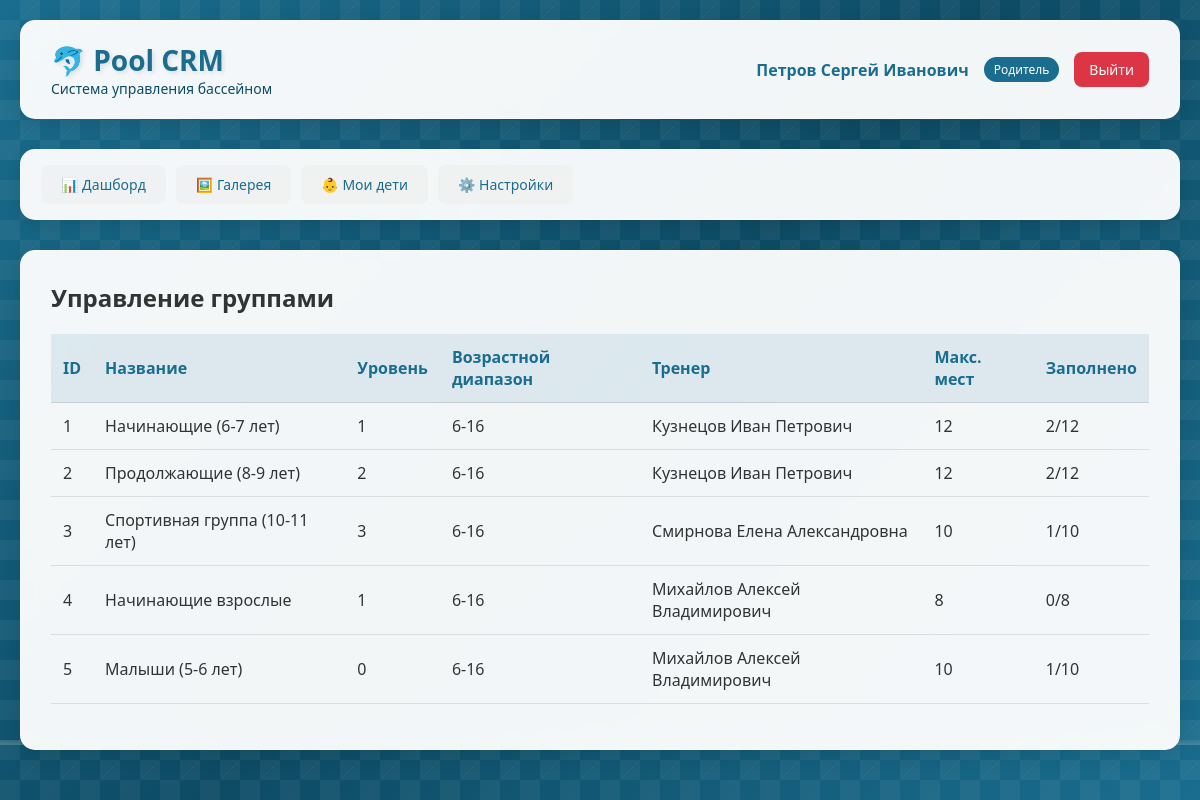
The page /groups (signed in) on the database its author committed.
### database.py (models this page shows)
class ParentDB(Base):
    __tablename__ = "parents"
    id = Column(Integer, primary_key=True, index=True)
    role = Column(SQLEnum(UserRole), default=UserRole.PARENT)
    name = Column(String, nullable=False)
    email = Column(String, unique=True, nullable=False, index=True)
    phone = Column(String)
    password = Column(String, nullable=False)
    is_vk_linked = Column(Boolean, default=False)
    vk_id = Column(Integer, unique=True, nullable=True)
    vk_link_code = Column(String(6), nullable=True)
    vk_code_expires_at = Column(DateTime, nullable=True)
    notify_absences = Column(Boolean, default=True)
    notify_reminders = Column(Boolean, default=True)
    is_active = Column(Boolean, default=True)
    created_at = Column(String, default=lambda: datetime.now().strftime("%d.%m.%Y %H:%M"))
    children = relationship("ChildDB", back_populates="parent", cascade="all, delete-orphan")
    applications = relationship("ApplicationDB", back_populates="parent")
    notifications = relationship("NotificationDB", back_populates="parent")

class GroupDB(Base):
    __tablename__ = "groups"
    id = Column(Integer, primary_key=True, index=True)
    name = Column(String, nullable=False)
    level = Column(Integer, nullable=False)
    coach_id = Column(Integer, ForeignKey("coaches.id"))
    max_capacity = Column(Integer, default=12)
    age_tolerance = Column(Float, default=1.0)
    is_active = Column(Boolean, default=True)
    created_at = Column(String, default=lambda: datetime.now().strftime("%d.%m.%Y %H:%M"))
    coach = relationship("CoachDB", back_populates="groups")
    time_slots = relationship("TimeSlotDB", back_populates="group", cascade="all, delete-orphan")
    enrollments = relationship("EnrollmentDB", back_populates="group")
    trainings = relationship("TrainingDB", back_populates="group")
    applications = relationship("ApplicationDB", back_populates="group")
    transfer_history_from = relationship("TransferHistoryDB", foreign_keys="TransferHistoryDB.from_group_id", back_populates="from_group")
    transfer_history_to = relationship("TransferHistoryDB", foreign_keys="TransferHistoryDB.to_group_id", back_populates="to_group")
    transfer_requests_from = relationship("TransferRequestDB", foreign_keys="TransferRequestDB.from_group_id", back_populates="from_group")
    transfer_requests_to = relationship("TransferRequestDB", foreign_keys="TransferRequestDB.suggested_group_id", back_populates="suggested_group")

class CoachDB(Base):
    __tablename__ = "coaches"
    id = Column(Integer, primary_key=True, index=True)
    name = Column(String, nullable=False)
    email = Column(String, unique=True, nullable=False)
    phone = Column(String)
    password = Column(String, nullable=False)
    is_active = Column(Boolean, default=True)
    created_at = Column(String, default=lambda: datetime.now().strftime("%d.%m.%Y %H:%M"))
    groups = relationship("GroupDB", back_populates="coach")
    transfer_requests = relationship("TransferRequestDB", back_populates="coach")
    gallery_images = relationship("GalleryImageDB", back_populates="coach")

### main.py (the view)
@app.get("/groups", response_class=HTMLResponse)
async def groups_list(request: Request, db: Session = Depends(get_db)):
    user = get_current_user(request, db)
    if not user:
        return RedirectResponse(url="/login")
    query = db.query(GroupDB).filter(GroupDB.is_active == True)
    if user["role"] == "coach":
        query = query.filter(GroupDB.coach_id == user["id"])
    groups = query.all()
    groups_data = []
    for group in groups:
        current_count = db.query(EnrollmentDB).filter(
            EnrollmentDB.group_id == group.id,
            EnrollmentDB.status == EnrollmentStatus.ACTIVE
        ).count()
        groups_data.append({
            "id": group.id,
            "name": group.name,
            "level": group.level,
            "coach_name": group.coach.name if group.coach else None,
            "max_capacity": group.max_capacity,
            "current_enrollment": current_count,
            "age_range": "6-16"
        })
    return templates.TemplateResponse(name="groups.html", request=request, context={"request": request, "user": user, "groups": groups_data})

### templates/groups.html (shortened to what this page needs)
{% extends "base.html" %}
{% block content %}
<div class="action-bar">
    <h2>{% if user.role == 'coach' %}Мои группы{% else %}Управление группами{% endif %}</h2>
</div>
<table class="data-table">
    <thead>
        <tr>
            <th>ID</th>
            <th>Название</th>
            <th>Уровень</th>
            <th>Возрастной диапазон</th>
            <th>Тренер</th>
            <th>Макс. мест</th>
            <th>Заполнено</th>
        </tr>
    </thead>
    <tbody>
        {% for group in groups %}
        <tr>
            <td>{{ group.id }}</td>
            <td>{{ group.name }}</td>
            <td>{{ group.level }}</td>
            <td>{{ group.age_range }}</td>
            <td>{{ group.coach_name or 'Не назначен' }}</td>
            <td>{{ group.max_capacity }}</td>
            <td>{{ group.current_enrollment }}/{{ group.max_capacity }}</td>
        </tr>
        {% endfor %}
    </tbody>
</table>
{% endblock %}

### templates/base.html (shortened to what this page needs)
<!DOCTYPE html>
<html lang="ru">
<head>
    <link rel="stylesheet" href="/static/style.css">
</head>
<body>
    <div class="background-pool">
        <div class="waves"></div>
        <div class="bubbles"></div>
    </div>
    <div class="container">
        <div class="header">
            <div class="logo">
                <h1>🐬 Pool CRM</h1>
                <p>Система управления бассейном</p>
            </div>
            <div class="user-info">
                <span class="user-name">{{ user.name }}</span>
                <span class="user-role">
                    {% if user.role == 'admin' %}Администратор
                    {% elif user.role == 'coach' %}Тренер
                    {% else %}Родитель{% endif %}
                </span>
                <a href="/logout" class="logout-btn">Выйти</a>
            </div>
        </div>
        <div class="nav-menu">
            <a href="/dashboard" class="nav-link {% if request.url.path == '/dashboard' %}active{% endif %}">📊 Дашборд</a>
            <a href="/gallery" class="nav-link {% if request.url.path == '/gallery' %}active{% endif %}">🖼️ Галерея</a>
            {% if user.role == 'parent' %}
            <a href="/children" class="nav-link {% if request.url.path == '/children' %}active{% endif %}">👶 Мои дети</a>
            <a href="/profile" class="nav-link {% if request.url.path == '/profile' %}active{% endif %}">⚙️ Настройки</a>
            {% endif %}
        </div>
        <div class="content">
            {% block content %}{% endblock %}
        </div>
    </div>
</body>
</html>

### static/style.css (style rules this page uses)
* { margin: 0; padding: 0; box-sizing: border-box; }
body { font-family: 'Segoe UI', Tahoma, Geneva, Verdana, sans-serif; min-height: 100vh; color: #333; position: relative; overflow-x: hidden; }
.background-pool { position: fixed; top: 0; left: 0; width: 100%; height: 100%; z-index: -1; overflow: hidden; }
.waves { position: absolute; bottom: 0; left: 0; width: 100%; height: 100px; background: repeating-linear-gradient( transparent 0px, transparent 40px, rgba(255, 255, 255, 0.1) 40px, rgba(255, 255, 255, 0.2) 45px, transparent 45px, transparent 90px ); animation: moveWaves 3s linear infinite; }
.bubbles { position: absolute; width: 100%; height: 100%; overflow: hidden; }
.container { max-width: 1200px; margin: 0 auto; padding: 20px; position: relative; z-index: 1; }
.header { background: rgba(255, 255, 255, 0.95); backdrop-filter: blur(10px); border-radius: 15px; padding: 20px 30px; margin-bottom: 30px; box-shadow: 0 5px 20px rgba(0,0,0,0.1); display: flex; justify-content: space-between; align-items: center; flex-wrap: wrap; border: 1px solid rgba(255, 255, 255, 0.3); }
.logo h1 { color: #1a6d8f; font-size: 28px; text-shadow: 2px 2px 4px rgba(0,0,0,0.1); }
.logo p { color: #0d4b64; font-size: 14px; }
.user-info { display: flex; align-items: center; gap: 15px; }
.user-name { font-weight: 600; color: #1a6d8f; }
.user-role { background: #1a6d8f; color: white; padding: 4px 10px; border-radius: 20px; font-size: 12px; }
.logout-btn { background: #dc3545; color: white; border: none; padding: 8px 15px; border-radius: 8px; cursor: pointer; text-decoration: none; font-size: 14px; transition: all 0.3s; }
.nav-menu { background: rgba(255, 255, 255, 0.95); backdrop-filter: blur(10px); border-radius: 15px; padding: 15px 20px; margin-bottom: 30px; box-shadow: 0 5px 15px rgba(0,0,0,0.1); display: flex; gap: 10px; flex-wrap: wrap; border: 1px solid rgba(255, 255, 255, 0.3); }
.nav-link { background: rgba(240, 240, 240, 0.8); border: none; padding: 10px 20px; border-radius: 8px; cursor: pointer; text-decoration: none; color: #1a6d8f; font-size: 14px; font-weight: 500; transition: all 0.3s; }
.content { background: rgba(255, 255, 255, 0.95); backdrop-filter: blur(10px); border-radius: 15px; padding: 30px; box-shadow: 0 5px 20px rgba(0,0,0,0.1); min-height: 500px; border: 1px solid rgba(255, 255, 255, 0.3); }
.data-table { width: 100%; border-collapse: collapse; margin-top: 20px; }
.data-table th, .data-table td { padding: 12px; text-align: left; border-bottom: 1px solid rgba(0,0,0,0.1); }
.data-table th { background: rgba(26, 109, 143, 0.1); font-weight: 600; color: #1a6d8f; }
.action-bar { display: flex; justify-content: space-between; align-items: center; margin-bottom: 20px; flex-wrap: wrap; gap: 15px; }

### rows shown on the page
ParentDB: name "Петров Сергей Иванович"
GroupDB: name "Начинающие (6-7 лет)"
CoachDB: name "Кузнецов Иван Петрович" "Кузнецов Иван Петрович"
GroupDB: name "Продолжающие (8-9 лет)"
GroupDB: name "Спортивная группа (10-11 лет)"
CoachDB: name "Смирнова Елена Александровна"
GroupDB: id "4", name "Начинающие взрослые", level "1", age_range "6-16", name "Михайлов Алексей Владимирович", max_capacity "8", current_enrollment "0"
GroupDB: name "Малыши (5-6 лет)"
CoachDB: name "Михайлов Алексей Владимирович"

### other values the page prints
{{ group.id }} "1" "2" "3" "5"
{{ group.level }} "1" "2" "3" "0"
{{ group.age_range }} "6-16" "6-16" "6-16" "6-16"
{{ group.max_capacity }} "12" "12" "10" "10"
{{ group.current_enrollment }} "2" "2" "1" "1"
